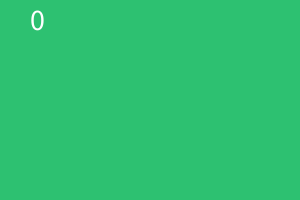
Frame 1 (no input)
Frame 60 (the mouse pressed at the canvas centre just before this capture): identical to frame 1, image omitted
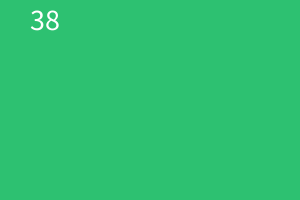
Frame 120 (the mouse held since frame 60 and released just before this capture)

The Processing sketch that drew these frames (run headless with seeded random() and noise(); from frame 60 on, the mouse is pressed at the canvas centre):

// Processing sketch: week14_1
// ── week14_1.pde
void setup(){
  size(300,200);
  textSize(30);
}
int ans=0;
void draw(){
  background(#2DC171);
  text(ans,30,30);
}
void mousePressed(){
  ans=(int)random(60);
}
